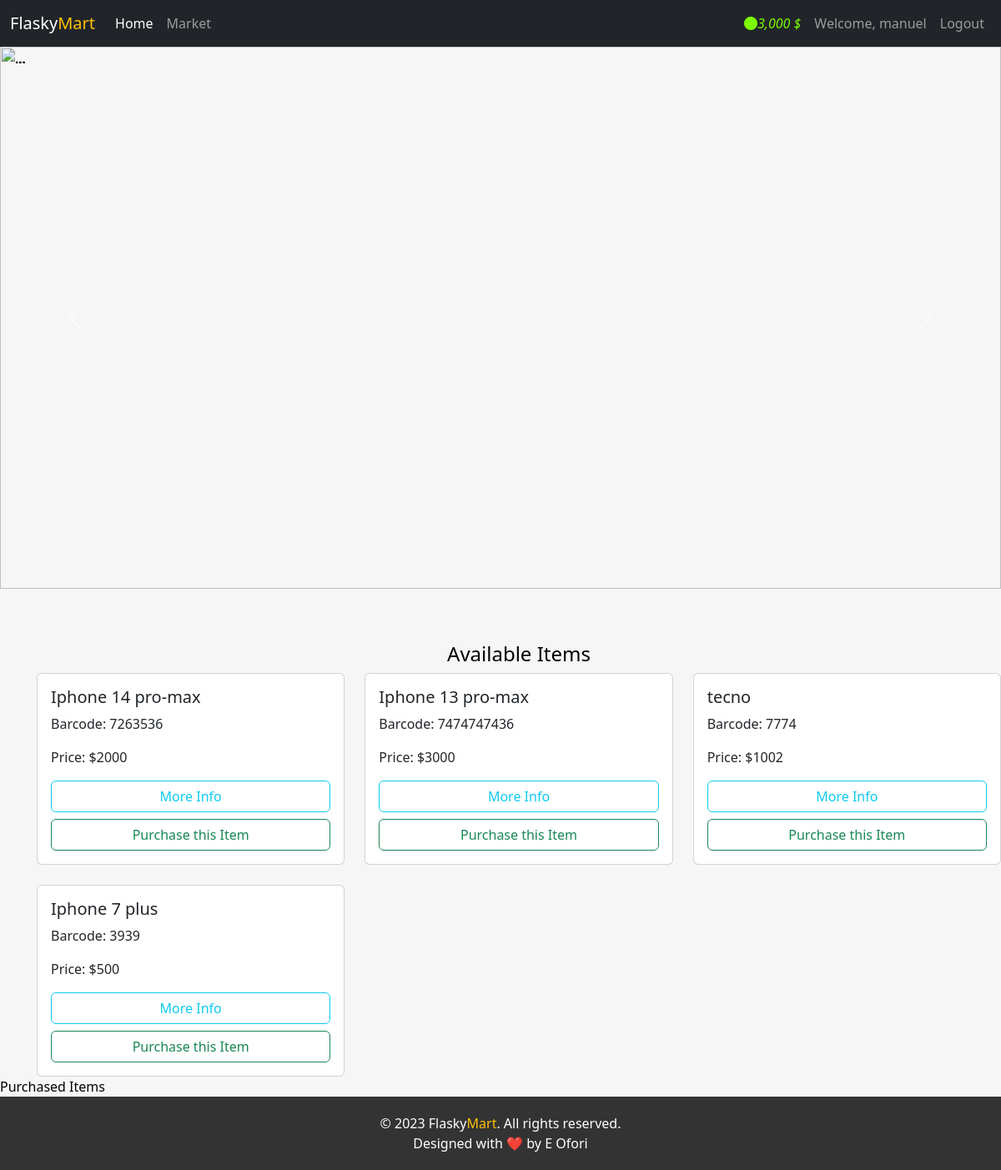
Page /market (signed in) on the committed database.
### market/models.py (models this page shows, shortened)
class users(db.Model, UserMixin):
    id = db.Column(db.Integer, primary_key=True)
    username = db.Column(db.String(30), nullable=False, unique=True)
    email = db.Column(db.String(50), nullable=False, unique=True)
    password = db.Column(db.String(20), nullable=False, unique=True)
    budget = db.Column(db.Integer, nullable=False, default=10000)
    items = db.relationship('items', backref='owned_user', lazy=True)
    @property
    def budget_prettier(self):
        myBudget_string = str(self.budget)
        if len(myBudget_string) >= 4:
            return f'{myBudget_string[:-3]},{myBudget_string[-3:]} $'
        else:
            return f'{myBudget_string}'
    @property
    def pass_word(self):
        return self.password

class items(db.Model):
    id = db.Column(db.Integer, primary_key=True)
    name = db.Column(db.String(30), nullable=False, unique=True)
    barcode = db.Column(db.String(12), nullable=False, unique=True)
    price = db.Column(db.Integer, nullable=False)
    description = db.Column(db.String(length=1000),
                            nullable=False, unique=True)
    owner = db.Column(db.Integer, db.ForeignKey('users.id'))

### market/routes.py (the view, shortened to what this page needs)
@app.route('/market', methods=['GET', 'POST'])
@login_required
def market_page():
    purchase_form =PurchaseItemForm()
    selling_form = SellItemForm()
    if request.method == "GET":
        item = items.query.all()
        owned_items = items.query.filter_by(owner =current_user.id)
        return render_template('market.html', items=item, dollar='$', current_user=current_user, purchase_form = purchase_form, selling_form=selling_form, owned_items=owned_items)

### market/models.py (called while the page is built)
@login_manager.user_loader
def load_user(user_id):
    return users.query.get(int(user_id))

### market/templates/market.html (shortened to what this page needs)
{%extends 'base.html'%}
{%block content%}
<div id="carouselExampleInterval" class="carousel slide" data-bs-ride="carousel">
  <div class="carousel-inner">
    <div class="carousel-item active" data-bs-interval="3000">
    </div>
    <div class="carousel-item active" data-bs-interval="3000">
    </div>
    <div class="carousel-item active" data-bs-interval="3000">
    </div>
    <div class="carousel-item active" data-bs-interval="3000">
      <img src="{{url_for('static', filename='mart4.jpg')}}" class="d-block mart-image-height" alt="...">
    </div>
  </div>
  <button class="carousel-control-prev" type="button" data-bs-target="#carouselExampleInterval" data-bs-slide="prev">
    <span class="carousel-control-prev-icon" aria-hidden="true"></span>
  </button>
  <button class="carousel-control-next" type="button" data-bs-target="#carouselExampleInterval" data-bs-slide="next">
    <span class="carousel-control-next-icon" aria-hidden="true"></span>
  </button>
</div>
<div class="row mart-table">
  <div class="market-container">
    <h4 align='center'>Available Items</h4>
    <div class="row row-cols-1 row-cols-md-3 g-4">
      {% for item in items %}
        <div class="col">
          <div class="card">
            <div class="card-body">
              <h5 class="card-title">{{ item.name }}</h5>
              <p class="card-text">Barcode: {{ item.barcode }}</p>
              <p class="card-text">Price: {{ dollar }}{{ item.price }}</p>
              <div class="d-grid gap-2">
                <button class="btn btn-outline-info" data-bs-toggle='modal' data-bs-target='#Modal-MoreInfo-{{ item.id }}'>More Info</button>
                <button class="btn btn-outline-success" data-bs-toggle='modal' data-bs-target='#Modal-PurchaseConfirm-{{ item.id }}'>Purchase this Item</button>
              </div>
            </div>
          </div>
        </div>
      {% endfor %}
    </div>
  </div>
</div>
  <div class="col-4">
    Purchased Items
  </div>
<footer class="footer">
  <p>&copy; 2023 Flasky<span class="text-warning">Mart</span>. All rights reserved.</p>
  <p>Designed with ❤️ by <a href="https://www.linkedin.com/in/emmanuel-ofori-97439122b/" target="_blank">E Ofori</a></p>
</footer>
{%endblock%}

### market/templates/base.html (shortened to what this page needs)
<html lang="en">
  <head>
    <link rel="stylesheet" href="{{url_for('static', filename='css/bootstrap.min.css')}}" />
    <link rel="stylesheet" href="https://cdn.jsdelivr.net/npm/bootstrap-icons@1.3.0/font/bootstrap-icons.css">
    <link rel="stylesheet" href="{{url_for('static', filename='styles.css')}}"/>
</head>
  <body class='body'>
    <nav class="navbar navbar-expand-lg navbar-dark bg-dark">
      <div class="container-fluid">
        <a class="navbar-brand" href="{{url_for('home_page')}}">Flasky<span class="text-warning">Mart</span></a>
        <div class="collapse navbar-collapse" id="navbarSupportedContent">
          <ul class="navbar-nav me-auto mb-2 mb-lg-0">
            <li class="nav-item">
              <a class="nav-link active" aria-current="page" href="{{url_for('home_page')}}">Home</a>
            </li>
            <li class="nav-item">
              <a class="nav-link" href="{{url_for('market_page')}}">Market</a>
            </li>
          </ul>
          {% if current_user.is_authenticated %}
            <ul class="navbar-nav">
              <li class="nav-item active">
                <a class="nav-link" style='color: lawngreen; fon-weight: bold;'>
                  <i class='bi-coin'>{{current_user.budget_prettier}}</i>
                </a>
              </li>
              <li class="nav-item active">
                <a class="nav-link">Welcome, {{current_user.username}}</a>
              </li>
              <li class="nav-item active">
                <a class="nav-link" href="{{url_for('logout_page')}}">Logout</a>
              </li>
            </ul>
        {%endif%}
        </div>
      </div>
    </nav>
    {%block content%}
    {%endblock%}
  </body>
</html>

### market/static/styles.css (style rules this page uses)
.body { background: #f6f6f6; color: black; width: 100%; }
.mart-table { margin-top: 4rem; margin-left: 2rem; }
.mart-image-height { height: 650px; width: 100%; }
.footer { background-color: #333; color: #fff; padding: 20px 0; text-align: center; }
.footer p { font-size: 16px; margin: 0; }
.footer a { color: #fff; text-decoration: none; transition: color 0.3s; }

### rows in the picture
users: budget_prettier "3,000 $", username "manuel"
items: name "Iphone 14 pro-max", barcode "7263536", dollar "$", price "2000"
items: name "Iphone 13 pro-max", barcode "7474747436", dollar "$", price "3000"
items: name "tecno", barcode "7774", dollar "$", price "1002"
items: name "Iphone 7 plus", barcode "3939", dollar "$", price "500"
